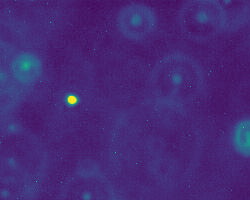
#> input picture Week 9/particle/frame0.png, 250 x 200 px
$ jupyter execute --allow-errors 09_Tutorial.ipynb
#> lines starting #> are read from the running program, lines starting #| are printed output that depends on the picture; after the words box and inside, x2 and y2 are one past the last pixel; in counts of white or black regions, pixels touching at a corner belong together; long printed decimals are rounded
# Tutorial 9

## Question 1
The folder `particle` contains a sequence of images of a bead undergoing [brownian motion](https://en.wikipedia.org/wiki/Brownian_motion). Your goal is to track the movement of the bead by identifying its position in each of the frames.

### Part 1

Follow the steps in the notes to determine the (x, y) co-ordinates of the bead in the image `particle/frame0.png`.
1. Use `np.imread` to convert the image file to a numpy array.
1. Convert the image to greyscale by summing along the final axis.
1. Threshold the array. Determine a value for the threshold which results in just a single 'blob'.
1. Determine the location using the function `sn.center_of_mass` (you do not need to determine the largest blob since there should be only one!)
1. Use `plt.imshow` and `plt.scatter` to mark the location of the bead on the image, like this:

[cell 1]
import numpy as np
import math as m
import matplotlib.pyplot as plt
import matplotlib.image as mpimg
import scipy.ndimage as sn
import os

# Use np.imread to convert the image file to a numpy array.
# print(pic)
# Convert the image to greyscale by summing along the final axis.

class Image:
    def __init__(self, filename): #for multiple case, use (self, filename)
        self.pic = mpimg.imread(filename)
        greyscale_img = np.sum(self.pic, axis = 2)
        self.greyscale = np.round(greyscale_img, 1)

    def thresh_max(self):
        return np.max(self.greyscale)
    def thresh_min(self):
        return np.min(self.greyscale)

    def __str__(self):
        return filename

class Locate:
    def __init__(self, filename):
        self.img = Image(filename)

    def thres_num(self):
        return (self.img.thresh_max()+ self.img.thresh_min())/2

    def det_thresh_num(self, filename, adjust):
        return self.thres_num() + adjust

    def x_thres(self, filename, adjust):
        threshnum = self.det_thresh_num(filename, adjust)
        return self.img.greyscale > threshnum

    def num_blob(self, filename, adjust):
        x_lables, n = sn.label(self.x_thres(filename, adjust))
        return n

    def x_lables(self, filename, adjust):
        x_lab, n = sn.label(self.x_thres(filename, adjust))
        return x_lab

    def size_blobs(self, filename, adjust):
        xlabs = self.x_lables(self.x_thres(filename, adjust), adjust)
        n = self.num_blob(self.x_thres(filename, adjust), adjust)
        return sn.sum(self.x_thres(filename, adjust), xlabs, range(1,n+1))

    def get_large_blob(self, filename, adjust):
        return np.argmax(self.size_blobs(self.x_thres(filename, adjust), adjust))

    def get_particle_loc(self, filename, adjust):
        idx = self.get_large_blob(self.x_thres(filename, adjust), adjust)
        xlab = self.x_lables(self.x_thres(filename, adjust), adjust)
        location = sn.center_of_mass(self.x_thres(filename, adjust) , xlab , idx + 1)
        return location #determining the coordinates

# Threshold the array. Determine a value for the threshold which results in just a single 'blob'

# Use plt.imshow and plt.scatter to mark the location of the bead on the image, like this:


def plot(the_pic):
    plt.figure(figsize=(4,4))
    plt.imshow(the_pic)

def debug():
    img = Image("particle/frame0.png")
    loc = Locate("particle/frame0.png")

#     print("pic:",img.pic)
#     print("grey:", img.greyscale)
    print("Min: {}, Max: {}".format(img.thresh_min(), img.thresh_max()))
    threshnum = loc.thres_num() + 0.69 #plus nudge factor
    print("Thresh num: {}" .format(threshnum))
    x_thres = img.greyscale > threshnum
    print("threshold: ",x_thres)
    plot(img.pic)
    plot(x_thres)
    print("Number of blobs: ",loc.num_blob(x_thres))
    print(loc.x_lables(x_thres))
    print("sizes: {}".format(loc.size_blobs(x_thres)))
    print("Index", loc.get_large_blob(x_thres))
    location = loc.get_particle_loc(x_thres)
    print("Location: ", location)
    print("Suggested location: (98.92857142857143, 71.60714285714286)")


def length(folder):
        count = 0
        for file in os.listdir(folder):
            count += 1
        return count

def part1(file, adjust):
    img = Image(file)
#> in __init__, self.pic is the input picture: shape (200, 250, 4) float32; mean R, G, B, A 0.275, 0.163, 0.468, 1
#> in __init__, `greyscale_img = np.sum(self.pic, axis = 2)`:
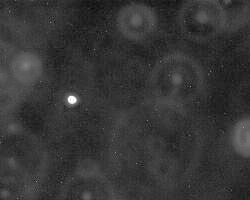
#> greyscale_img: shape (200, 250) float32; min 1.6, max 3.04, mean 1.91; drawn with min black and max white
    loc = Locate(file)
#     threshnum = loc.thres_num() + 0.69
#     threshnum = loc.det_thresh_num(file, 0.69)
#     x_thres = img.greyscale > threshnum
    location = loc.get_particle_loc(file, adjust)
#> in x_thres, `threshnum = self.det_thresh_num(filename, adjust)`: threshnum = 2.99
#> in x_thres, `return self.img.greyscale > threshnum`:
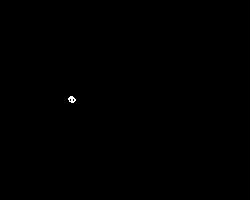
#> returned value: shape (200, 250) bool; 0.07% white in thin lines or dots, all inside (x1, y1, x2, y2) = (68, 96, 76, 103)
#> in x_lables, `x_lab, n = sn.label(self.x_thres(filename, adjust))`: n = 1
#> in get_particle_loc, `idx = self.get_large_blob(self.x_thres(filename, adjust), adjust)`: idx = 0
#> in get_particle_loc, `location = sn.center_of_mass(self.x_thres(filename, adjust) , xlab , i..`: location = (99, 71.43)
#> location = (99, 71.43)
    plot(img.pic)
    plt.scatter(location[1], location[0], marker = "x", color= "r")

def part2(file, adjust):
    img = Image(file)
    loc = Locate(file)
#     threshnum = det_thresh_num(file, 0.69)
#     x_thres = img.greyscale > threshnum
    location = loc.get_particle_loc(file, adjust)
#> location = (99, 71.43)
    print("Location: ",location)
#| Location:  (99.0, 71.429)


def plot_x_vs_y(coord, time):
        plt.figure(figsize=(4,4))
        plt.plot(coord[0,:],coord[1,:])
        plt.title("x vs y")
        plt.xticks(np.arange(0, 200, step=50))
        plt.yticks(np.arange(0,250, step = 50))
        plt.ylabel("y")
        plt.xlabel("x")


def plot_xvt(coord, time):
    plt.figure(figsize=(4,4))
    plt.plot(time,coord[0,:])
    plt.title("x vs time")
    plt.xticks(np.arange(0, 9, step=2))
    plt.yticks(np.arange(0,250, step = 25))
    plt.xlabel("frame number")
    plt.ylabel("x")

def plot_yvt(coord, time):
    plt.figure(figsize=(4,4))
    plt.plot(time,coord[1,:])
    plt.title("y vs time")
    plt.xticks(np.arange(0, 9, step=2))
    plt.yticks(np.arange(0,250, step = 50))
    plt.xlabel("frame number")
    plt.ylabel("y")

def part3(folder, adjust):
    coor = np.zeros((2,10))
    #print(coor)
    cwd = os.getcwd()
    #print(length(folder))
    for i in range(length(folder)):
        filename = os.path.join(cwd+"/"+folder,"frame"+str(i)+".png")
        #print(filename)
        img = Image(filename)
        loc = Locate(filename)
#         threshnum = det_thresh_num(filename, 0.69)
#         x_thres = img.greyscale > threshnum
        location = loc.get_particle_loc(filename, adjust)
#> location = (99, 71.43)
#         np.append(coor, )
        coor[0,i] = location[1]
        coor[1,i] = location[0]
#> pass 2 of the loop in part3, `for i in range(length(folder)):`:
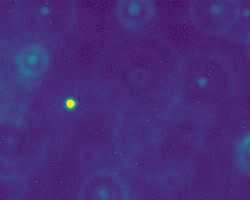
#> input picture Week 9/particle/frame1.png, 250 x 200 px
#> in __init__, self.pic is the input picture: shape (200, 250, 4) float32; mean R, G, B, A 0.275, 0.172, 0.475, 1
#> in __init__ (call 7), `greyscale_img = np.sum(self.pic, axis = 2)`:
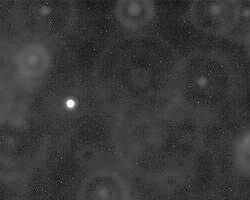
#> greyscale_img: shape (200, 250) float32; min 1.6, max 3.04, mean 1.92; drawn with min black and max white
#> in x_thres (call 31), `return self.img.greyscale > threshnum`:
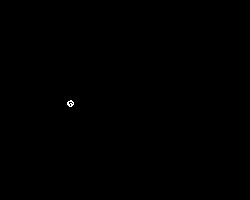
#> returned value: shape (200, 250) bool; 0.06% white in thin lines or dots, all inside (x1, y1, x2, y2) = (67, 100, 74, 107)
#> in part3, `location = loc.get_particle_loc(filename, adjust)`: location = (103.1, 70)
#> pass 3 of the loop in part3, `for i in range(length(folder)):`:
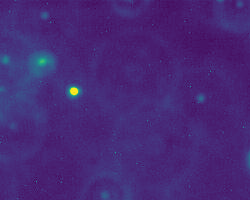
#> input picture Week 9/particle/frame2.png, 250 x 200 px
#> in __init__, self.pic is the input picture: shape (200, 250, 4) float32; mean R, G, B, A 0.276, 0.161, 0.467, 1
#> in __init__ (call 9), `greyscale_img = np.sum(self.pic, axis = 2)`:
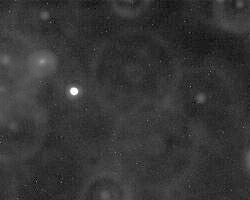
#> greyscale_img: shape (200, 250) float32; min 1.6, max 3.04, mean 1.9; drawn with min black and max white
#     print(coor[0,:])
#     print(coor[1,:])

#     print(time)
    time = np.linspace(0,length(folder)-1,length(folder))
#> pass 2 of the loop in length, `for file in os.listdir(folder):`:
#> pass 3 of the loop in length, `for file in os.listdir(folder):`:
#> pass 2 of the loop in length, `for file in os.listdir(folder):`:
#> pass 3 of the loop in length, `for file in os.listdir(folder):`:
    plot_x_vs_y(coor, time)
    plot_xvt(coor, time)
    plot_yvt(coor, time)


#> (the rest of this cell did not finish here and is left out)
